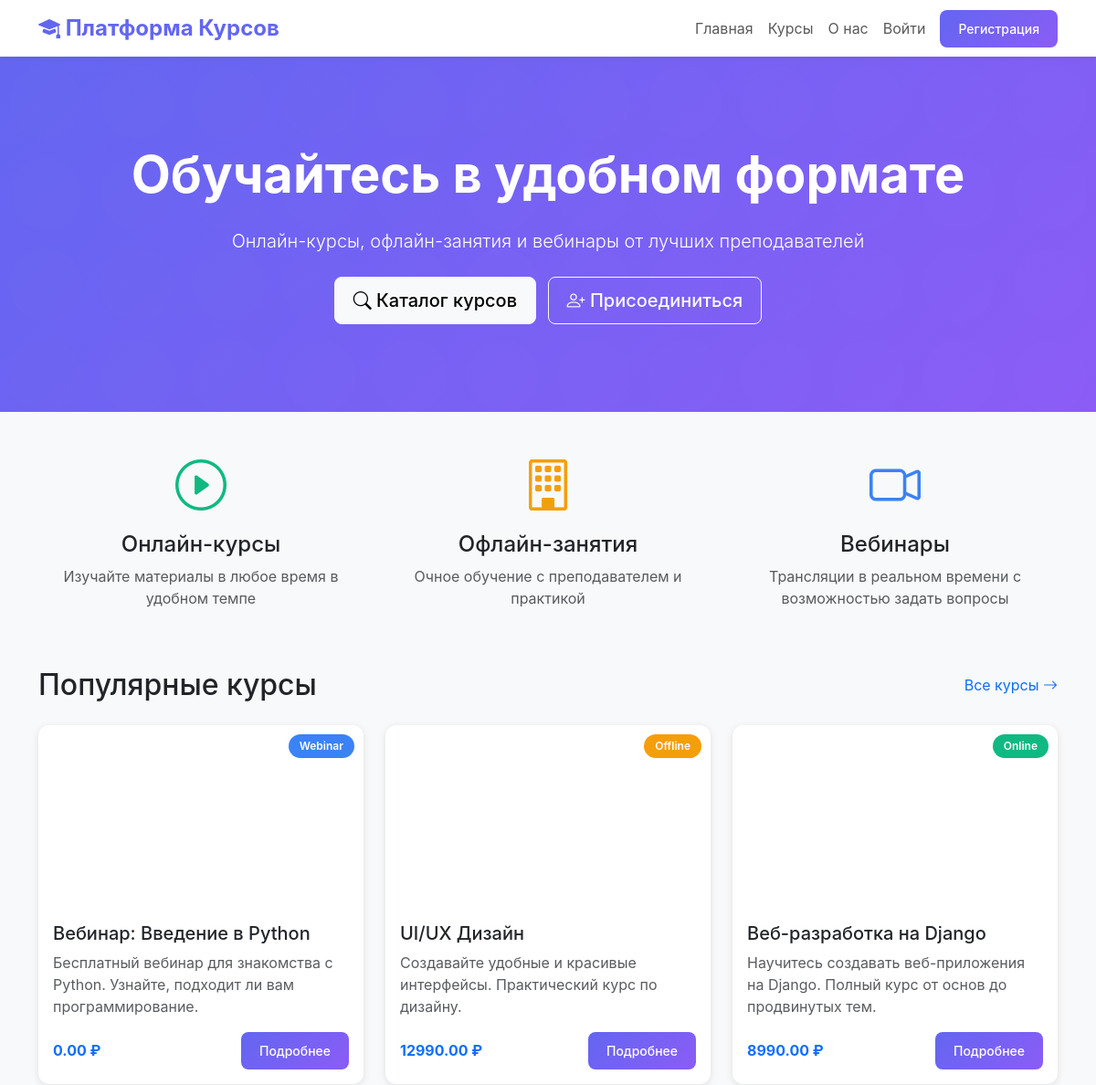
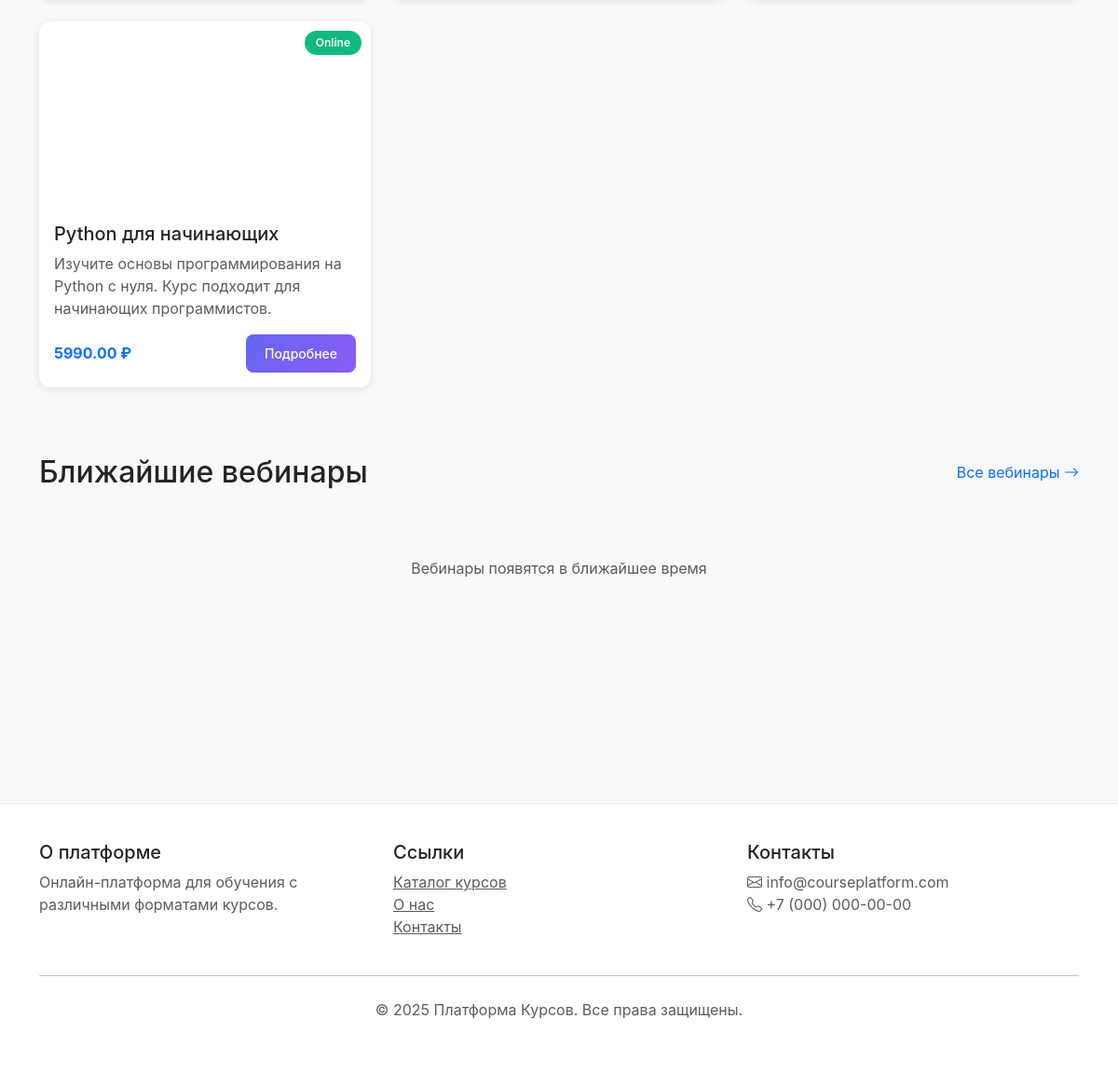
The page / on the database its author committed (2 pictures, top to bottom).
### courses/models.py (models this page shows, shortened)
class Course(models.Model):
    TYPE_CHOICES = (
        ('online', 'Online'),
        ('offline', 'Offline'),
        ('webinar', 'Webinar'),
    )
    title = models.CharField(max_length=200)
    slug = models.SlugField(unique=True)
    description = models.TextField()
    type = models.CharField(max_length=20, choices=TYPE_CHOICES)
    category = models.ForeignKey(Category, on_delete=models.SET_NULL, null=True, related_name='courses')
    instructor = models.ForeignKey(settings.AUTH_USER_MODEL, on_delete=models.CASCADE, related_name='teaching_courses')
    price = models.DecimalField(max_digits=10, decimal_places=2, default=0)
    image = models.ImageField(upload_to='courses/', blank=True, null=True)
    location = models.CharField(max_length=255, blank=True)
    max_students = models.PositiveIntegerField(null=True, blank=True)
    webinar_link = models.URLField(blank=True)
    start_date = models.DateTimeField(null=True, blank=True)
    end_date = models.DateTimeField(null=True, blank=True)
    is_published = models.BooleanField(default=False)
    created_at = models.DateTimeField(auto_now_add=True)
    updated_at = models.DateTimeField(auto_now=True)
    class Meta:
        ordering = ['-created_at']

### courses/template_views.py (the view)
    def wrapper(request, *args, **kwargs):
        settings = PlatformSettings.get_settings()
        if settings.mode == 'applications' and request.path != '/landing/' and not request.path.startswith('/admin'):
            return redirect('landing_page')
        return view_func(request, *args, **kwargs)

### courses/context_processors.py (called while the page is built)
def notifications(request):
    if request.user.is_authenticated:
        unread_count = Notification.objects.filter(
            user=request.user,
            is_read=False
        ).count()
        return {'unread_notifications_count': unread_count}
    return {'unread_notifications_count': 0}

### courses/template_views.py (called while the page is built)
def check_platform_mode(view_func):
    def wrapper(request, *args, **kwargs):
        settings = PlatformSettings.get_settings()
        if settings.mode == 'applications' and request.path != '/landing/' and not request.path.startswith('/admin'):
            return redirect('landing_page')
        return view_func(request, *args, **kwargs)
    return wrapper

@check_platform_mode
def home_view(request):
    popular_courses = Course.objects.filter(is_published=True).order_by('-created_at')[:6]
    upcoming_webinars = Course.objects.filter(
        type='webinar',
        is_published=True,
        start_date__gte=timezone.now()
    ).order_by('start_date')[:4]
    context = {
        'popular_courses': popular_courses,
        'upcoming_webinars': upcoming_webinars,
    }
    return render(request, 'home.html', context)

### templates/home.html (shortened to what this page needs)
{% extends 'base.html' %}
{% block content %}
<div class="hero-section py-5" style="background: linear-gradient(135deg, #6366f1 0%, #8b5cf6 100%); color: white;">
    <div class="container text-center py-5">
        <h1 class="display-4 fw-bold mb-4">Обучайтесь в удобном формате</h1>
        <p class="lead mb-4">Онлайн-курсы, офлайн-занятия и вебинары от лучших преподавателей</p>
        <a href="/courses/" class="btn btn-light btn-lg me-2">
            <i class="bi bi-search"></i> Каталог курсов
        </a>
        {% if not user.is_authenticated %}
        <a href="/register/" class="btn btn-outline-light btn-lg">
            <i class="bi bi-person-plus"></i> Присоединиться
        </a>
        {% endif %}
    </div>
</div>
<div class="container py-5">
    <div class="row mb-5">
        <div class="col-md-4 text-center">
            <div class="mb-3">
                <i class="bi bi-play-circle display-4" style="color: #10b981;"></i>
            </div>
            <h4>Онлайн-курсы</h4>
            <p class="text-muted">Изучайте материалы в любое время в удобном темпе</p>
        </div>
        <div class="col-md-4 text-center">
            <div class="mb-3">
                <i class="bi bi-building display-4" style="color: #f59e0b;"></i>
            </div>
            <h4>Офлайн-занятия</h4>
            <p class="text-muted">Очное обучение с преподавателем и практикой</p>
        </div>
        <div class="col-md-4 text-center">
            <div class="mb-3">
                <i class="bi bi-camera-video display-4" style="color: #3b82f6;"></i>
            </div>
            <h4>Вебинары</h4>
            <p class="text-muted">Трансляции в реальном времени с возможностью задать вопросы</p>
        </div>
    </div>
    <section class="mb-5">
        <div class="d-flex justify-content-between align-items-center mb-4">
            <h2 class="mb-0">Популярные курсы</h2>
            <a href="/courses/" class="text-decoration-none">Все курсы <i class="bi bi-arrow-right"></i></a>
        </div>
        <div class="row">
            {% for course in popular_courses %}
            <div class="col-md-4 course-card">
                <div class="card position-relative">
                    {% if course.image %}
                    <img src="{{ course.image.url }}" class="card-img-top" alt="{{ course.title }}" style="height: 200px; object-fit: cover;">
                    {% else %}
                    <div class="card-img-top bg-gradient d-flex align-items-center justify-content-center" style="height: 200px; background: linear-gradient(135deg, #667eea 0%, #764ba2 100%);">
                        <i class="bi bi-book display-3 text-white"></i>
                    </div>
                    {% endif %}
                    <span class="course-badge badge-{{ course.type }}">{{ course.get_type_display }}</span>
                    <div class="card-body">
                        <h5 class="card-title">{{ course.title }}</h5>
                        <p class="card-text text-muted">{{ course.description|truncatewords:15 }}</p>
                        <div class="d-flex justify-content-between align-items-center">
                            <span class="text-primary fw-bold">{{ course.price }} ₽</span>
                            <a href="/courses/{{ course.slug }}/" class="btn btn-sm btn-primary">Подробнее</a>
                        </div>
                    </div>
                </div>
            </div>
            {% empty %}
            <div class="col-12 text-center py-5">
                <p class="text-muted">Курсы появятся в ближайшее время</p>
            </div>
            {% endfor %}
        </div>
    </section>
    <section class="mb-5">
        <div class="d-flex justify-content-between align-items-center mb-4">
            <h2 class="mb-0">Ближайшие вебинары</h2>
            <a href="/courses/?type=webinar" class="text-decoration-none">Все вебинары <i class="bi bi-arrow-right"></i></a>
        </div>
        <div class="row">
            {% for webinar in upcoming_webinars %}
            <div class="col-md-6 mb-3">
                <div class="card">
                    <div class="card-body">
                        <span class="badge bg-primary mb-2">Вебинар</span>
                        <h5 class="card-title">{{ webinar.title }}</h5>
                        <p class="card-text text-muted">{{ webinar.description|truncatewords:20 }}</p>
                        <div class="d-flex justify-content-between align-items-center">
                            <small class="text-muted">
                                <i class="bi bi-calendar"></i> {{ webinar.start_date|date:"d.m.Y H:i" }}
                            </small>
                            <a href="/courses/{{ webinar.slug }}/" class="btn btn-sm btn-outline-primary">Записаться</a>
                        </div>
                    </div>
                </div>
            </div>
            {% empty %}
            <div class="col-12 text-center py-5">
                <p class="text-muted">Вебинары появятся в ближайшее время</p>
            </div>
            {% endfor %}
        </div>
    </section>
</div>
{% endblock %}

### static/css/style.css (style rules this page uses)
:root { --primary-color: #6366f1; --secondary-color: #8b5cf6; --accent-color: #3b82f6; --success-color: #10b981; --warning-color: #f59e0b; --danger-color: #ef4444; }
html { scroll-behavior: smooth; }
.btn { border-radius: 8px; font-weight: 500; padding: 10px 20px; transition: all 0.3s ease; }
.btn-primary { background: linear-gradient(135deg, var(--primary-color) 0%, var(--secondary-color) 100%); border: none; }
.card { border-radius: 12px; overflow: hidden; }
.badge-online { background-color: var(--success-color); }
.badge-offline { background-color: var(--warning-color); }
.badge-webinar { background-color: var(--accent-color); }
.hero-section { background: linear-gradient(135deg, var(--primary-color) 0%, var(--secondary-color) 100%); position: relative; overflow: hidden; }
.hero-section::before { content: ''; position: absolute; top: 0; left: 0; right: 0; bottom: 0; opacity: 0.1; }

### templates/base.html (style rules this page uses)
:root { --primary-color: #6366f1; --secondary-color: #8b5cf6; --accent-color: #3b82f6; }
body { font-family: -apple-system, BlinkMacSystemFont, 'Segoe UI', Roboto, Oxygen, Ubuntu, Cantarell, sans-serif; background-color: #f8f9fa; }
.btn-primary { background-color: var(--primary-color); border-color: var(--primary-color); transition: all 0.3s; }
.card { border: none; box-shadow: 0 2px 8px rgba(0,0,0,0.1); transition: all 0.3s; }
.course-card { margin-bottom: 24px; }
.course-badge { position: absolute; top: 10px; right: 10px; padding: 4px 12px; border-radius: 20px; font-size: 12px; font-weight: 600; }
.badge-online { background: #10b981; color: white; }
.badge-offline { background: #f59e0b; color: white; }
.badge-webinar { background: #3b82f6; color: white; }

### rows shown on the page
Course: type "Webinar", title "Вебинар: Введение в Python", description "Бесплатный вебинар для знакомства с Python. Узнайте, подходит ли вам программирование.", price "0.00"
Course: type "Offline", title "UI/UX Дизайн", description "Создавайте удобные и красивые интерфейсы. Практический курс по дизайну.", price "12990.00"
Course: type "Online", title "Веб-разработка на Django", description "Научитесь создавать веб-приложения на Django. Полный курс от основ до продвинутых тем.", price "8990.00"
Course: type "Online", title "Python для начинающих", description "Изучите основы программирования на Python с нуля. Курс подходит для начинающих программистов.", price "5990.00"
